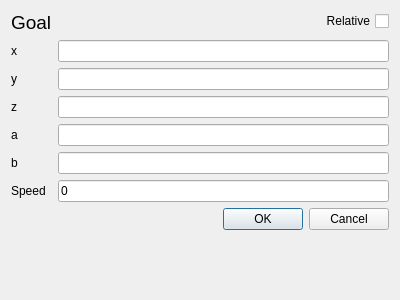
<?xml version="1.0" encoding="UTF-8"?>
<ui version="4.0">
 <class>position_command_layout</class>
 <widget class="QDialog" name="position_command_layout">
  <property name="geometry">
   <rect>
    <x>0</x>
    <y>0</y>
    <width>400</width>
    <height>300</height>
   </rect>
  </property>
  <property name="windowTitle">
   <string>Goal position</string>
  </property>
  <layout class="QFormLayout" name="formLayout">
   <item row="2" column="1">
    <widget class="QLineEdit" name="goal_x"/>
   </item>
   <item row="4" column="1">
    <widget class="QLineEdit" name="goal_y"/>
   </item>
   <item row="6" column="1">
    <widget class="QLineEdit" name="goal_z"/>
   </item>
   <item row="7" column="1">
    <widget class="QLineEdit" name="goal_a"/>
   </item>
   <item row="9" column="1">
    <widget class="QLineEdit" name="goal_b"/>
   </item>
   <item row="12" column="1">
    <widget class="QDialogButtonBox" name="buttonBox">
     <property name="sizePolicy">
      <sizepolicy hsizetype="Expanding" vsizetype="Fixed">
       <horstretch>0</horstretch>
       <verstretch>0</verstretch>
      </sizepolicy>
     </property>
     <property name="layoutDirection">
      <enum>Qt::LeftToRight</enum>
     </property>
     <property name="orientation">
      <enum>Qt::Horizontal</enum>
     </property>
     <property name="standardButtons">
      <set>QDialogButtonBox::Cancel|QDialogButtonBox::Ok</set>
     </property>
    </widget>
   </item>
   <item row="2" column="0">
    <widget class="QLabel" name="label_2">
     <property name="text">
      <string>x</string>
     </property>
    </widget>
   </item>
   <item row="4" column="0">
    <widget class="QLabel" name="label_3">
     <property name="text">
      <string>y</string>
     </property>
    </widget>
   </item>
   <item row="6" column="0">
    <widget class="QLabel" name="label_4">
     <property name="text">
      <string>z</string>
     </property>
    </widget>
   </item>
   <item row="7" column="0">
    <widget class="QLabel" name="label_5">
     <property name="text">
      <string>a</string>
     </property>
    </widget>
   </item>
   <item row="9" column="0">
    <widget class="QLabel" name="label_6">
     <property name="text">
      <string>b</string>
     </property>
    </widget>
   </item>
   <item row="0" column="0">
    <widget class="QLabel" name="label">
     <property name="font">
      <font>
       <pointsize>14</pointsize>
      </font>
     </property>
     <property name="text">
      <string>Goal</string>
     </property>
    </widget>
   </item>
   <item row="10" column="1">
    <widget class="QLineEdit" name="goal_speed">
     <property name="text">
      <string>0</string>
     </property>
    </widget>
   </item>
   <item row="10" column="0">
    <widget class="QLabel" name="label_7">
     <property name="text">
      <string>Speed</string>
     </property>
    </widget>
   </item>
   <item row="0" column="1">
    <layout class="QHBoxLayout" name="horizontalLayout">
     <item>
      <widget class="QCheckBox" name="relative">
       <property name="layoutDirection">
        <enum>Qt::RightToLeft</enum>
       </property>
       <property name="text">
        <string>Relative</string>
       </property>
      </widget>
     </item>
    </layout>
   </item>
  </layout>
 </widget>
 <resources/>
 <connections>
  <connection>
   <sender>buttonBox</sender>
   <signal>accepted()</signal>
   <receiver>position_command_layout</receiver>
   <slot>accept()</slot>
   <hints>
    <hint type="sourcelabel">
     <x>248</x>
     <y>254</y>
    </hint>
    <hint type="destinationlabel">
     <x>157</x>
     <y>274</y>
    </hint>
   </hints>
  </connection>
  <connection>
   <sender>buttonBox</sender>
   <signal>rejected()</signal>
   <receiver>position_command_layout</receiver>
   <slot>reject()</slot>
   <hints>
    <hint type="sourcelabel">
     <x>316</x>
     <y>260</y>
    </hint>
    <hint type="destinationlabel">
     <x>286</x>
     <y>274</y>
    </hint>
   </hints>
  </connection>
 </connections>
</ui>
